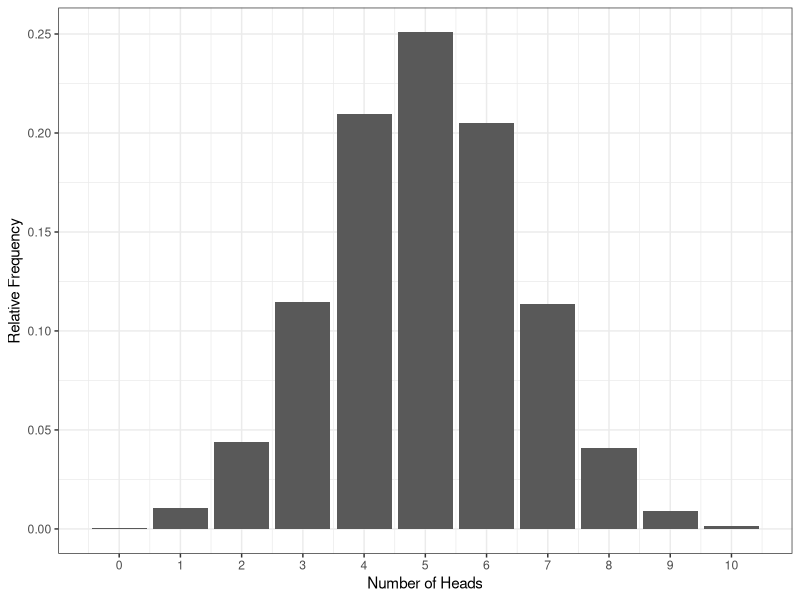
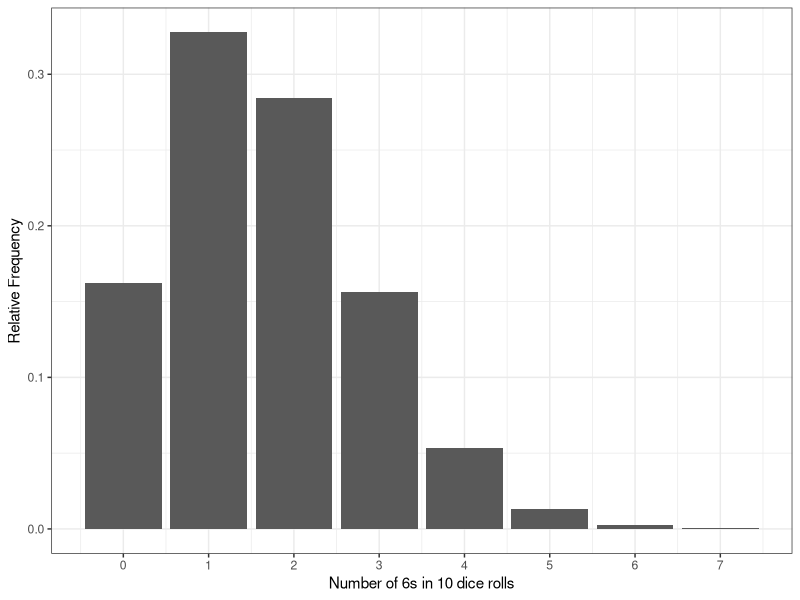
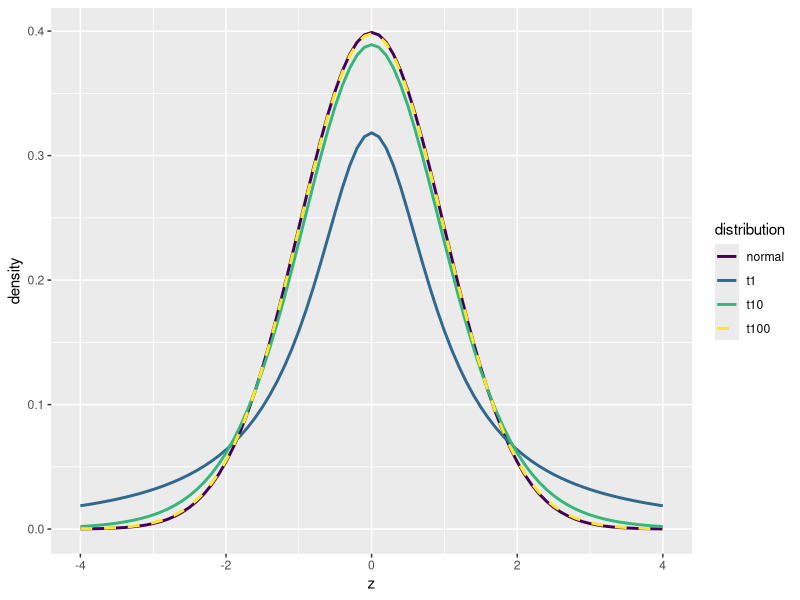
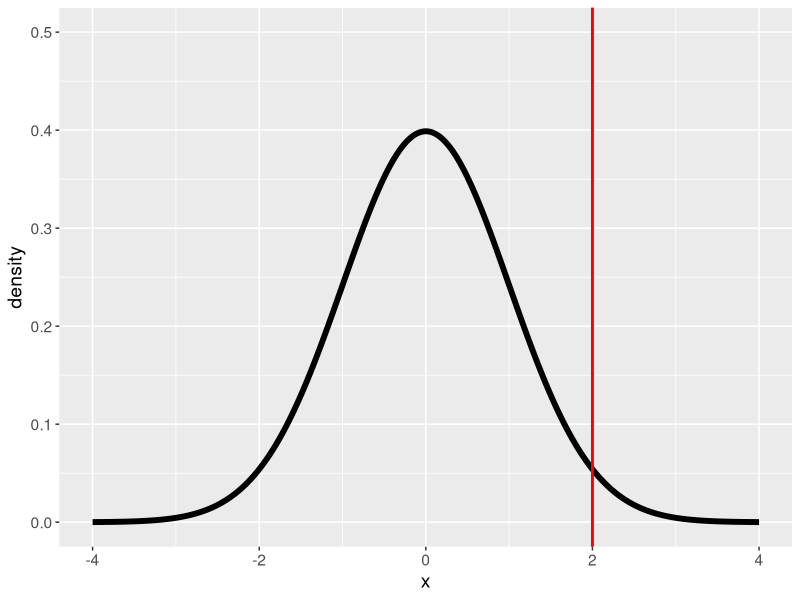

These figures' R source, in order:
## ---- chunk 1
library(tidyverse)
## ---- chunk 2
heads10000 <- replicate(n = 10000,                          
                        expr = sample(0:1, 10, TRUE) %>% sum()) 
data10000 <- tibble(heads = heads10000) %>%   # convert to a tibble     
  group_by(heads) %>% # group by number of possibilities                  
  summarise(n = n(), # count occurrences of each possibility,  
            p=n/10000) # & calculate probability (p) of each 
ggplot(data10000, aes(x = heads,y = p)) +    
  geom_bar(stat = "identity") +    
  labs(x = "Number of Heads",        
       y = "Relative Frequency") +   
  theme_bw() +   
  scale_x_continuous(breaks = 0:10)
## ---- chunk 3
dice10000 <- replicate(n = 10000,                         
                       expr = sample(0:1, 10, TRUE, prob = (c(5/6, 1/6))) %>% 
                         sum()) 
tibble(heads = dice10000) %>%   # convert to a tibble   
  group_by(heads) %>% # group by number of possibilities    
  summarise(n = n(), # count occurrences of each possibility,             
            p=n/10000) %>%  # & calculate probability (p) of each   
  ggplot(aes(x = heads,y = p)) +    geom_bar(stat = "identity") +    labs(x = "Number of 6s in 10 dice rolls",         y = "Relative Frequency") +   theme_bw() +   scale_x_continuous(breaks = 0:10)
## ---- chunk 4
tibble(z = seq(-4, 4, .1),         
       t1 = dt(z, 1),       
       t10 = dt(z, 10),     
       t100 = dt(z, 100),     
       normal = dnorm(z)) %>% 
  pivot_longer(-z, names_to = "distribution", values_to = "density") %>%  
  ggplot(aes(x=z, y=density, color=distribution, linetype=distribution)) +  
  geom_line(linewidth=1) +  
  scale_linetype_manual(values = c(rep("solid", 3), "dashed")) +
  scale_color_viridis_d()
## ---- chunk 5
#| echo: false
#| eval: true

distDft1000 <- data.frame(x=seq(-4,4,0.01)) %>%
  mutate(normal=dt(x, df=1000), Distribution='t (df=1000)')

p2 <-ggplot(distDft1000,aes(x=x, y=normal)) + 
  geom_line(size=2) + 
  ylab('density') + 
  ylim(0, 0.5) + 
  theme(text = element_text(size=14)) +
  theme(legend.position=c(0.2, 0.8),
        legend.title = element_text(size = 20),
        legend.text = element_text(size = 20)) + 
  geom_vline(xintercept = 2,color='red',size=1)


p2
